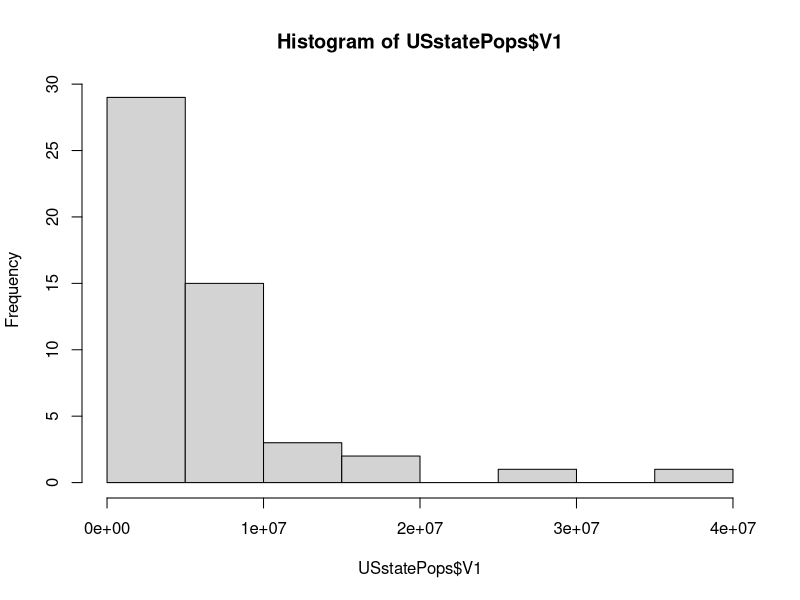
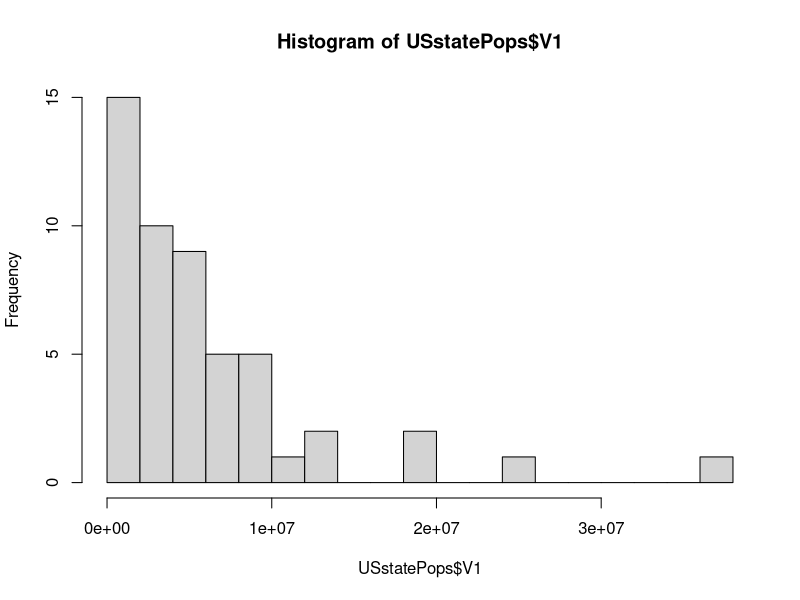
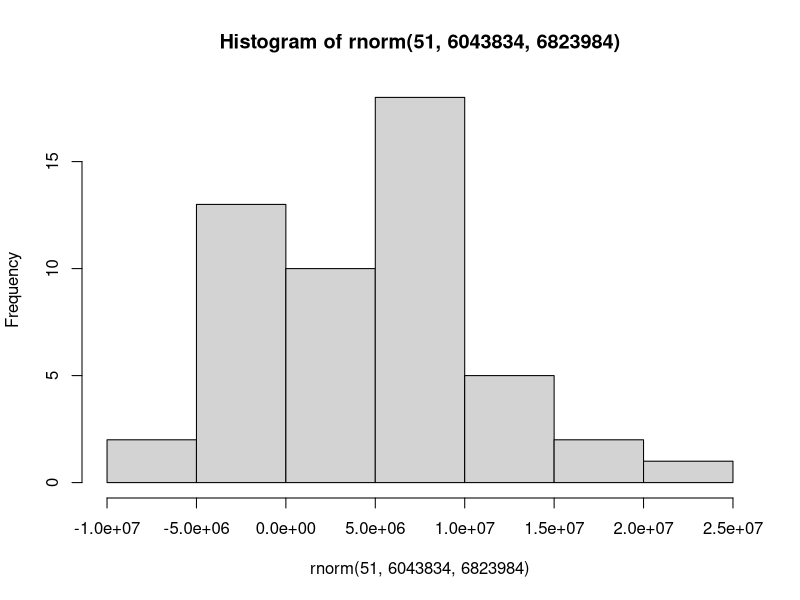

Here is the R script that generated these plots, in order:
V1 <- c(4779736,710231,6392017,2915918,37253956,
        5029196,3574097,897934,601723,18801310,9687653,
        1360301,1567582,12830632,6483802,3046355,2853118,
        4339367,4533372,1328361,5773552,6547629,9883640,
        5303925,2967297,5988927,989415,1826341,2700551,
        1316470,8791894,2059179,19378102,9535483,672591,
        11536504,3751351,3831074,12702379,1052567,
        4625364,814180,6346105,25145561,2763885,625741,
        8001024,6724540,1852994,5686986,563626)
USstatePops <- data.frame(V1)

hist(USstatePops$V1)

hist(USstatePops$V1, breaks=20)

hist(rnorm(51, 6043834, 6823984))
